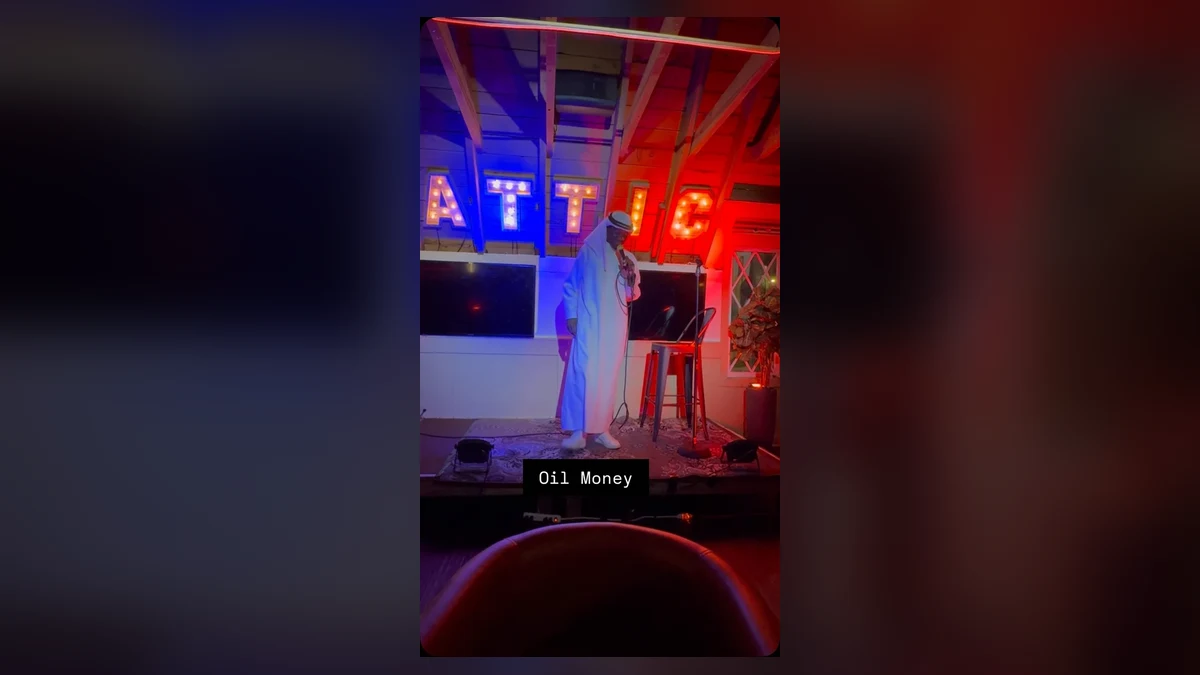
#> input picture assets/images/comedy-habibi-card.webp, 1200 x 675 px
$ python -i add_media.py   (imports and definitions only)
#> lines starting #> are read from the running program, lines starting #| are printed output that depends on the picture
#!/usr/bin/env python3
"""Add an Instagram/YouTube media card without self-hosting the video.

Example:
  python scripts/add_media.py --category comedy --title "Clip title" \
    --platform "Instagram Reel" --url "https://www.instagram.com/reel/.../"
"""
from __future__ import annotations

import argparse
import json
import re
import shutil
import subprocess
import tempfile
from pathlib import Path

from PIL import Image, ImageEnhance, ImageFilter, ImageOps

ROOT = Path(__file__).resolve().parents[1]
CATALOG = ROOT / "content/media.json"
IMAGES = ROOT / "assets/images"


def slugify(value: str) -> str:
    slug = re.sub(r"[^a-z0-9]+", "-", value.lower()).strip("-")
    return slug[:64] or "media"


def create_card(source: Path, destination: Path) -> None:
#> called with source = '../assets/images/comedy-habibi-card.webp', destination = 'out.png'
    image = Image.open(source).convert("RGB")
#> image is the input picture: PIL image 1200x675 RGB; mean R, G, B 50.4, 25.7, 41.8
    background = ImageOps.fit(image, (1200, 675), method=Image.Resampling.LANCZOS)
    background = background.filter(ImageFilter.GaussianBlur(28))
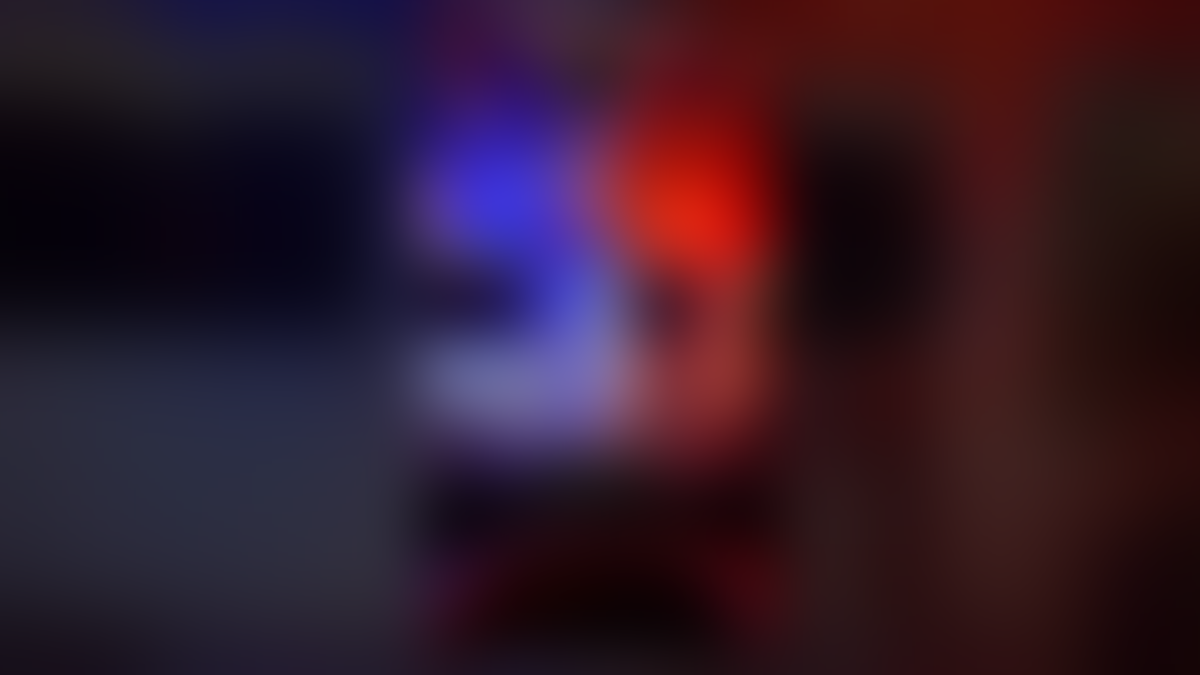
#> background: PIL image 1200x675 RGB; mean R, G, B 50.3, 25.7, 41.9
    background = ImageEnhance.Brightness(background).enhance(0.58)
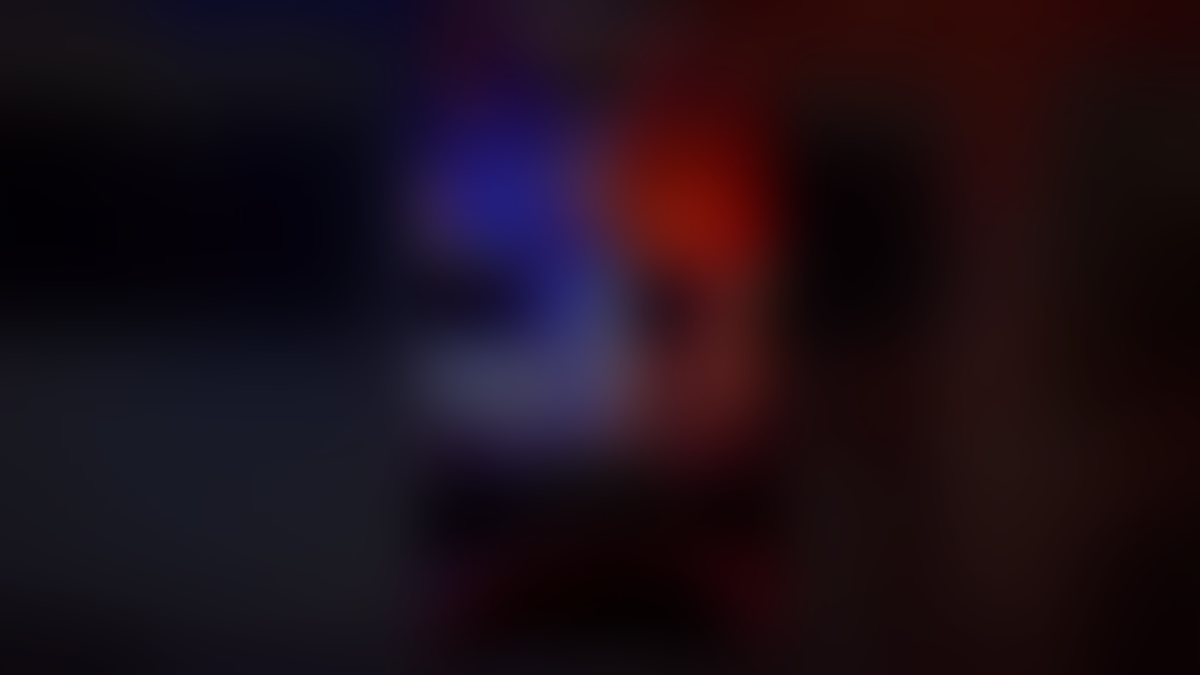
#> background: PIL image 1200x675 RGB; mean R, G, B 28.7, 14.4, 23.8
    foreground = ImageOps.contain(image, (430, 640), method=Image.Resampling.LANCZOS)
    x = (1200 - foreground.width) // 2
#> x = 385
    y = (675 - foreground.height) // 2
#> y = 216
    background.paste(foreground, (x, y))
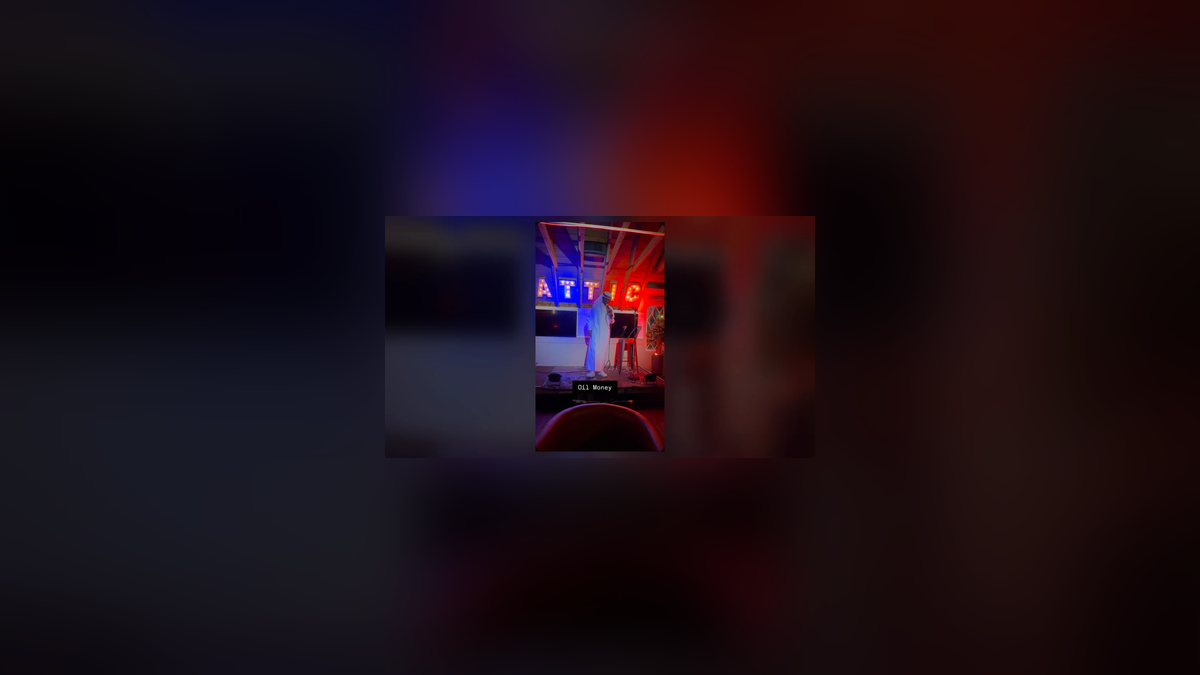
#> background: PIL image 1200x675 RGB; mean R, G, B 28.4, 14, 22.6
    background.save(destination, "WEBP", quality=88, method=6)


# [48 lines left out: function main, not called in this run]


# [2 lines not run here, left out]

>>> result = create_card('../assets/images/comedy-habibi-card.webp', 'out.png')
